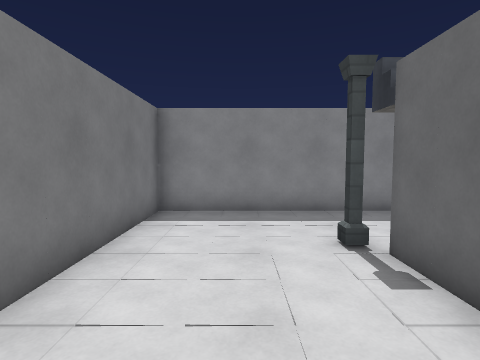
View 1 (above)

12 first-person views from a walk through a Godot game level. The camera is 1.5 m above the floor, tilts 4° down and sees 80° across. The floor is counted in squares, 1 m on a side. Each view is taken from the middle of a square. On the plan, view 1 faces up. The plan holds only what a view shows up to about 14 squares ahead; the rest is blank. The place goes on beyond the plan. Surface patterns are stand-ins for the level's own textures.

View 2
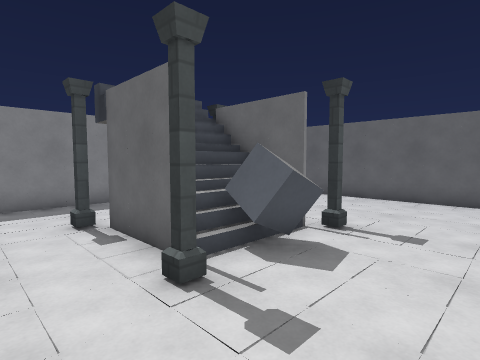

View 3
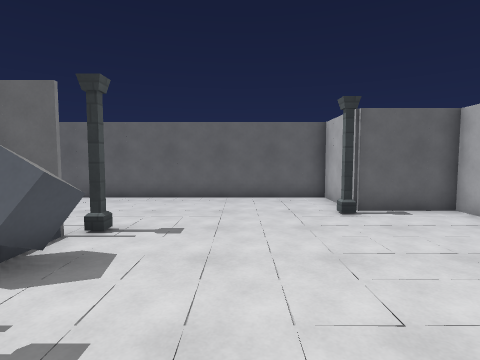

View 4
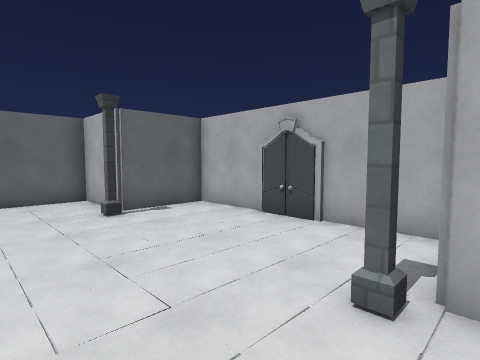

View 5
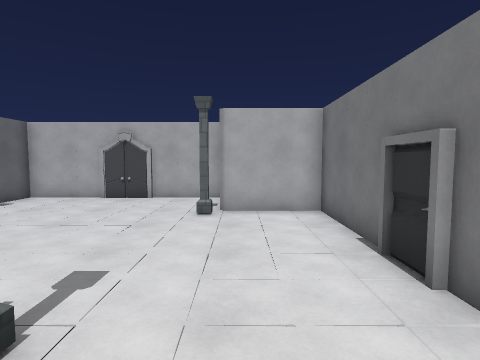

View 6
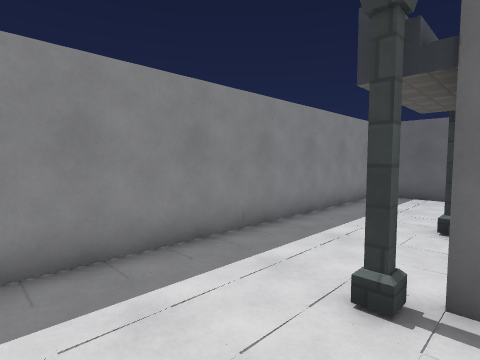

View 7
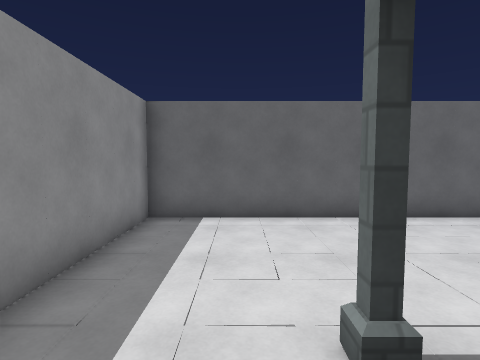

View 8
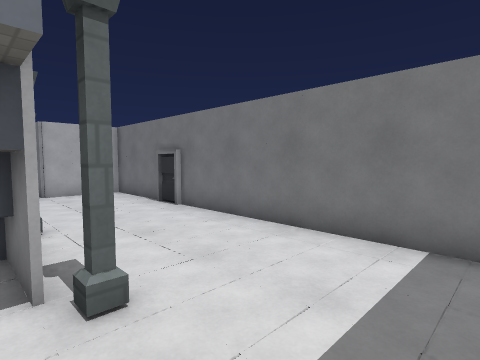

View 9
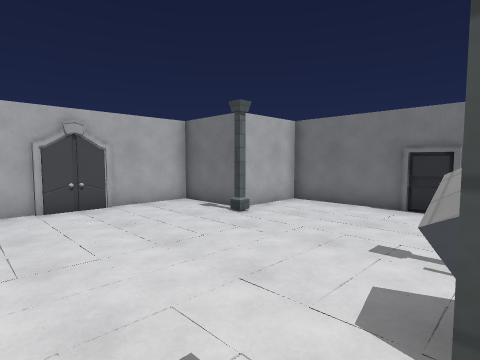

View 10
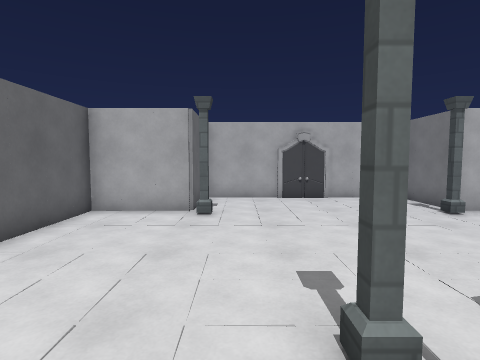

View 11
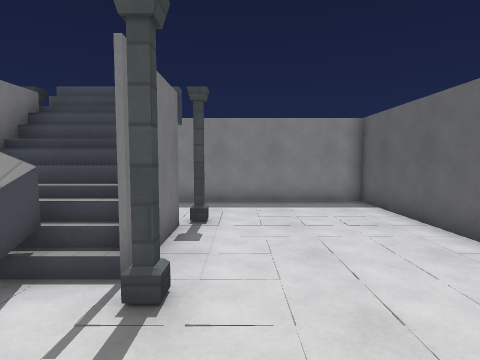

View 12
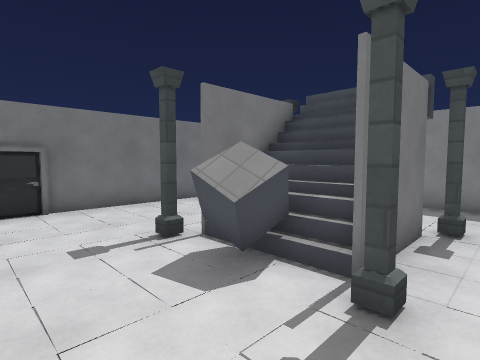

### Floor plan
Key: @ floor where view 1 was taken; # wall or solid block; x gap in a wall; . floor; / step, stairs or slope; D closed door; = window, fence, low wall or low ledge; ^ raised ledge; C column.
Columns run from 3 left of view 1 to 12 right of it. Each row starts with its distance up from view 1.
  9 ################
  8 #..............#
  7 #..............#
  6 #..............#
  5 #....C...C.....#
  4 #.....///......#
  3 #....#///#.....#
  2 #....#/=/#.....#
  1 #....Cx^.C.....#
  0 ##.@...........#
 -1 #D.............#
 -2 #..............#
 -3 #..............#
 -4 #..............#
 -5 #..#C......C#..#
 -6 ####........####
 -7    #........#
 -8    #...DD...#
 -9    ##########

Where each view was taken, in squares from view 1:
view 1: 0 up, 0 right, facing up
view 2: 2 down, 0 right, facing up-right
view 3: 2 down, 0 right, facing right
view 4: 2 down, 0 right, facing down-right
view 5: 3 up, 0 right, facing down
view 6: 4 up, 1 left, facing up-right
view 7: 6 up, 4 right, facing right
view 8: 8 up, 3 right, facing down-left
view 9: 1 up, 7 right, facing down-left
view 10: 3 up, 7 right, facing down
view 11: 2 down, 7 right, facing up
view 12: 2 down, 7 right, facing up-left
